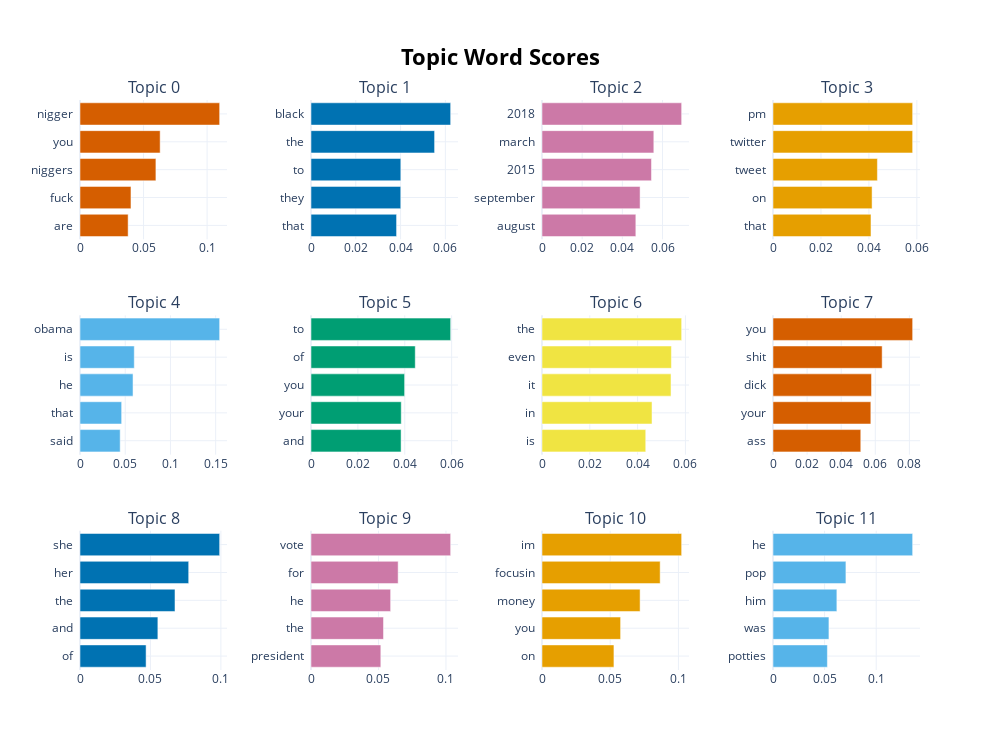

Here is the notebook cell this chart was saved with:
### Code cell
raw_topic_models[5] = BERTopic(language="english", calculate_probabilities=True, verbose=True)
raw_topic_models[5], _, _ = train_and_save(temp_model, raw_gen_docs[5])

raw_topic_models[5].visualize_barchart(top_n_topics=20)

### Figure 1 — Plotly figure (JSON) as saved in the notebook; plotly's stock layout.template omitted (floating-point values rounded to 4 significant figures)
{"data": [{"marker": {"color": "#D55E00"}, "orientation": "h", "type": "bar", "x": [0.03786, 0.0401, 0.05971, 0.06305, 0.1099], "xaxis": "x", "y": ["are  ", "fuck  ", "niggers  ", "you  ", "nigger  "], "yaxis": "y"}, {"marker": {"color": "#0072B2"}, "orientation": "h", "type": "bar", "x": [0.03821, 0.04008, 0.04011, 0.05519, 0.06236], "xaxis": "x2", "y": ["that  ", "they  ", "to  ", "the  ", "black  "], "yaxis": "y2"}, {"marker": {"color": "#CC79A7"}, "orientation": "h", "type": "bar", "x": [0.04672, 0.04884, 0.05451, 0.05567, 0.06953], "xaxis": "x3", "y": ["august  ", "september  ", "2015  ", "march  ", "2018  "], "yaxis": "y3"}, {"marker": {"color": "#E69F00"}, "orientation": "h", "type": "bar", "x": [0.04087, 0.04133, 0.04355, 0.05825, 0.05825], "xaxis": "x4", "y": ["that  ", "on  ", "tweet  ", "twitter  ", "pm  "], "yaxis": "y4"}, {"marker": {"color": "#56B4E9"}, "orientation": "h", "type": "bar", "x": [0.04442, 0.04606, 0.05864, 0.06002, 0.1544], "xaxis": "x5", "y": ["said  ", "that  ", "he  ", "is  ", "obama  "], "yaxis": "y5"}, {"marker": {"color": "#009E73"}, "orientation": "h", "type": "bar", "x": [0.03843, 0.0385, 0.03994, 0.04447, 0.05958], "xaxis": "x6", "y": ["and  ", "your  ", "you  ", "of  ", "to  "], "yaxis": "y6"}, {"marker": {"color": "#F0E442"}, "orientation": "h", "type": "bar", "x": [0.0434, 0.04603, 0.05398, 0.05414, 0.05842], "xaxis": "x7", "y": ["is  ", "in  ", "it  ", "even  ", "the  "], "yaxis": "y7"}, {"marker": {"color": "#D55E00"}, "orientation": "h", "type": "bar", "x": [0.05148, 0.05738, 0.05778, 0.06401, 0.08191], "xaxis": "x8", "y": ["ass  ", "your  ", "dick  ", "shit  ", "you  "], "yaxis": "y8"}, {"marker": {"color": "#0072B2"}, "orientation": "h", "type": "bar", "x": [0.04691, 0.05527, 0.06742, 0.07715, 0.09912], "xaxis": "x9", "y": ["of  ", "and  ", "the  ", "her  ", "she  "], "yaxis": "y9"}, {"marker": {"color": "#CC79A7"}, "orientation": "h", "type": "bar", "x": [0.05174, 0.05371, 0.05901, 0.06458, 0.1035], "xaxis": "x10", "y": ["president  ", "the  ", "he  ", "for  ", "vote  "], "yaxis": "y10"}, {"marker": {"color": "#E69F00"}, "orientation": "h", "type": "bar", "x": [0.05273, 0.05762, 0.07192, 0.08662, 0.1024], "xaxis": "x11", "y": ["on  ", "you  ", "money  ", "focusin  ", "im  "], "yaxis": "y11"}, {"marker": {"color": "#56B4E9"}, "orientation": "h", "type": "bar", "x": [0.05271, 0.0542, 0.0619, 0.07066, 0.1353], "xaxis": "x12", "y": ["potties  ", "was  ", "him  ", "pop  ", "he  "], "yaxis": "y12"}], "layout": {"annotations": [{"font": {"size": 16}, "showarrow": false, "text": "Topic 0", "x": 0.0875, "xanchor": "center", "xref": "paper", "y": 1, "yanchor": "bottom", "yref": "paper"}, {"font": {"size": 16}, "showarrow": false, "text": "Topic 1", "x": 0.3625, "xanchor": "center", "xref": "paper", "y": 1, "yanchor": "bottom", "yref": "paper"}, {"font": {"size": 16}, "showarrow": false, "text": "Topic 2", "x": 0.6375, "xanchor": "center", "xref": "paper", "y": 1, "yanchor": "bottom", "yref": "paper"}, {"font": {"size": 16}, "showarrow": false, "text": "Topic 3", "x": 0.9125, "xanchor": "center", "xref": "paper", "y": 1, "yanchor": "bottom", "yref": "paper"}, {"font": {"size": 16}, "showarrow": false, "text": "Topic 4", "x": 0.0875, "xanchor": "center", "xref": "paper", "y": 0.6222, "yanchor": "bottom", "yref": "paper"}, {"font": {"size": 16}, "showarrow": false, "text": "Topic 5", "x": 0.3625, "xanchor": "center", "xref": "paper", "y": 0.6222, "yanchor": "bottom", "yref": "paper"}, {"font": {"size": 16}, "showarrow": false, "text": "Topic 6", "x": 0.6375, "xanchor": "center", "xref": "paper", "y": 0.6222, "yanchor": "bottom", "yref": "paper"}, {"font": {"size": 16}, "showarrow": false, "text": "Topic 7", "x": 0.9125, "xanchor": "center", "xref": "paper", "y": 0.6222, "yanchor": "bottom", "yref": "paper"}, {"font": {"size": 16}, "showarrow": false, "text": "Topic 8", "x": 0.0875, "xanchor": "center", "xref": "paper", "y": 0.2444, "yanchor": "bottom", "yref": "paper"}, {"font": {"size": 16}, "showarrow": false, "text": "Topic 9", "x": 0.3625, "xanchor": "center", "xref": "paper", "y": 0.2444, "yanchor": "bottom", "yref": "paper"}, {"font": {"size": 16}, "showarrow": false, "text": "Topic 10", "x": 0.6375, "xanchor": "center", "xref": "paper", "y": 0.2444, "yanchor": "bottom", "yref": "paper"}, {"font": {"size": 16}, "showarrow": false, "text": "Topic 11", "x": 0.9125, "xanchor": "center", "xref": "paper", "y": 0.2444, "yanchor": "bottom", "yref": "paper"}], "height": 750, "hoverlabel": {"bgcolor": "white", "font": {"family": "Rockwell", "size": 16}}, "showlegend": false, "title": {"font": {"color": "Black", "size": 22}, "text": "<b>Topic Word Scores", "x": 0.5, "xanchor": "center", "yanchor": "top"}, "width": 1000, "xaxis": {"anchor": "y", "autorange": true, "domain": [0, 0.175], "range": [0, 0.1156], "showgrid": true, "type": "linear"}, "xaxis10": {"anchor": "y10", "autorange": true, "domain": [0.275, 0.45], "range": [0, 0.1089], "showgrid": true, "type": "linear"}, "xaxis11": {"anchor": "y11", "autorange": true, "domain": [0.55, 0.725], "range": [0, 0.1078], "showgrid": true, "type": "linear"}, "xaxis12": {"anchor": "y12", "autorange": true, "domain": [0.825, 1], "range": [0, 0.1424], "showgrid": true, "type": "linear"}, "xaxis2": {"anchor": "y2", "autorange": true, "domain": [0.275, 0.45], "range": [0, 0.06564], "showgrid": true, "type": "linear"}, "xaxis3": {"anchor": "y3", "autorange": true, "domain": [0.55, 0.725], "range": [0, 0.07319], "showgrid": true, "type": "linear"}, "xaxis4": {"anchor": "y4", "autorange": true, "domain": [0.825, 1], "range": [0, 0.06131], "showgrid": true, "type": "linear"}, "xaxis5": {"anchor": "y5", "autorange": true, "domain": [0, 0.175], "range": [0, 0.1625], "showgrid": true, "type": "linear"}, "xaxis6": {"anchor": "y6", "autorange": true, "domain": [0.275, 0.45], "range": [0, 0.06271], "showgrid": true, "type": "linear"}, "xaxis7": {"anchor": "y7", "autorange": true, "domain": [0.55, 0.725], "range": [0, 0.06149], "showgrid": true, "type": "linear"}, "xaxis8": {"anchor": "y8", "autorange": true, "domain": [0.825, 1], "range": [0, 0.08622], "showgrid": true, "type": "linear"}, "xaxis9": {"anchor": "y9", "autorange": true, "domain": [0, 0.175], "range": [0, 0.1043], "showgrid": true, "type": "linear"}, "yaxis": {"anchor": "x", "autorange": true, "domain": [0.7556, 1], "range": [-0.5, 4.5], "showgrid": true, "type": "category"}, "yaxis10": {"anchor": "x10", "autorange": true, "domain": [0, 0.2444], "range": [-0.5, 4.5], "showgrid": true, "type": "category"}, "yaxis11": {"anchor": "x11", "autorange": true, "domain": [0, 0.2444], "range": [-0.5, 4.5], "showgrid": true, "type": "category"}, "yaxis12": {"anchor": "x12", "autorange": true, "domain": [0, 0.2444], "range": [-0.5, 4.5], "showgrid": true, "type": "category"}, "yaxis2": {"anchor": "x2", "autorange": true, "domain": [0.7556, 1], "range": [-0.5, 4.5], "showgrid": true, "type": "category"}, "yaxis3": {"anchor": "x3", "autorange": true, "domain": [0.7556, 1], "range": [-0.5, 4.5], "showgrid": true, "type": "category"}, "yaxis4": {"anchor": "x4", "autorange": true, "domain": [0.7556, 1], "range": [-0.5, 4.5], "showgrid": true, "type": "category"}, "yaxis5": {"anchor": "x5", "autorange": true, "domain": [0.3778, 0.6222], "range": [-0.5, 4.5], "showgrid": true, "type": "category"}, "yaxis6": {"anchor": "x6", "autorange": true, "domain": [0.3778, 0.6222], "range": [-0.5, 4.5], "showgrid": true, "type": "category"}, "yaxis7": {"anchor": "x7", "autorange": true, "domain": [0.3778, 0.6222], "range": [-0.5, 4.5], "showgrid": true, "type": "category"}, "yaxis8": {"anchor": "x8", "autorange": true, "domain": [0.3778, 0.6222], "range": [-0.5, 4.5], "showgrid": true, "type": "category"}, "yaxis9": {"anchor": "x9", "autorange": true, "domain": [0, 0.2444], "range": [-0.5, 4.5], "showgrid": true, "type": "category"}}}
